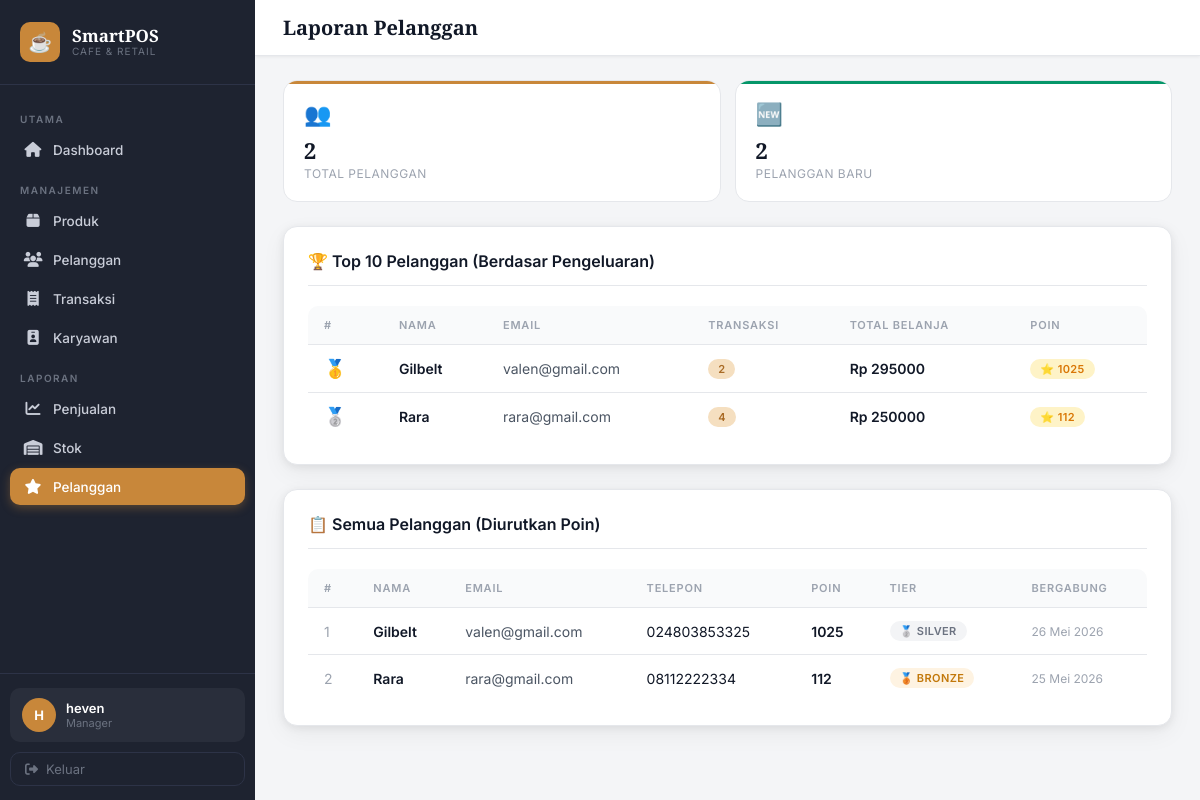
The app's page /reports/customers/ (signed in) with its own data.
### pos/models.py (models this page shows, shortened)
class BaseModel(models.Model):
    created_at = models.DateTimeField(auto_now_add=True)
    updated_at = models.DateTimeField(auto_now=True)
    class Meta:
        abstract = True  # tidak membuat tabel sendiri

class Customer(BaseModel):
    name           = models.CharField(max_length=100, verbose_name="Nama Pelanggan")
    email          = models.EmailField(unique=True, verbose_name="Email")
    phone          = models.CharField(max_length=15, verbose_name="No. Telepon")
    loyalty_points = models.IntegerField(default=0, validators=[MinValueValidator(0)], verbose_name="Poin Loyalitas")
    address        = models.TextField(blank=True, null=True, verbose_name="Alamat")
    class Meta:
        verbose_name        = "Pelanggan"
        verbose_name_plural = "Pelanggan"
        ordering            = ['name']
    def __init__(self, *args, **kwargs):
        super().__init__(*args, **kwargs)
        self.__poin_pending = 0  # ENCAPSULATION: poin belum dikonfirmasi, disembunyikan
    def get_tier(self):
        if self.loyalty_points >= 5000:
            return 'Gold'
        elif self.loyalty_points >= 1000:
            return 'Silver'
        return 'Bronze'

### pos/views.py (the view)
# urls.py: path('reports/customers/', views.CustomerReportView.as_view(), name='report_customers'),
class CustomerReportView(ReportView):
    def dispatch(self, request, *args, **kwargs):
        if request.user.is_authenticated and not request.user.is_superuser:
            if not RoleHelper.is_full_access(request.user):
                messages.error(request, 'Akses ditolak. Laporan hanya untuk Manager dan Supervisor.')
                return redirect('dashboard')
        return super().dispatch(request, *args, **kwargs)
    def get(self, request):
        start, end = self.get_date_range(request)
        generator = CustomerReportGenerator(start, end)
        report_data = generator.generate()
        return render(request, 'pos/reports/customers.html', {
            'report': report_data,
            'page_title': 'Laporan Pelanggan',
            'date_from': start or (timezone.now() - timedelta(days=30)).date(),
            'date_to': end or timezone.now().date(),
        })

### pos/context_processors.py (called while the page is built, shortened)
def user_role(request):
    if not request.user.is_authenticated:
        return {}
    if request.user.is_superuser:
        return {
            'user_position':         'manager',
            'user_position_display': 'Manager',
            'is_full_access':        True,
            'can_manage_products':   True,
            'can_manage_employees':  True,
            'can_view_transactions': True,
            'can_create_transaction':True,
            'can_view_customers':    True,
            'can_view_reports':      True,
            'can_view_stock_report': True,
        }

### pos/utils.py (called while the page is built)
    def get_start(self):
        return self.__start

    def get_end(self):
        return self.__end

    def get_periode(self):
        return f"{self.__start.strftime('%d/%m/%Y')} — {self.__end.strftime('%d/%m/%Y')}"

    def generate(self):
        from .models import Customer
        customers = Customer.objects.all()
        top = Customer.objects.annotate(
            transaction_count=Count('transactions'),
            total_spent=Sum('transactions__total_amount')
        ).filter(transactions__status='completed').order_by('-total_spent')[:10]
        return {
            'title': 'Laporan Pelanggan',
            'date_range': self.get_periode(),   # diwarisi dari ReportGenerator
            'total_customers': customers.count(),
            'new_customers': customers.filter(
                created_at__date__range=[self.get_start(), self.get_end()]
            ).count(),
            'top_customers': top,
            'customers': customers.order_by('-loyalty_points'),
        }

### pos/views.py (called while the page is built)
    def get_date_range(self, request):
        date_from = request.GET.get('date_from', '')
        date_to = request.GET.get('date_to', '')
        try:
            start = datetime.strptime(date_from, '%Y-%m-%d').date() if date_from else None
            end = datetime.strptime(date_to, '%Y-%m-%d').date() if date_to else None
        except ValueError:
            start = end = None
        return start, end

### templates/pos/reports/customers.html (shortened to what this page needs)
{% extends 'pos/base.html' %}
{% block page_title %}Laporan Pelanggan{% endblock %}
{% block content %}
<div class="report-summary" style="margin-bottom:24px;">
  <div class="stat-card coffee">
    <div class="stat-icon">👥</div>
    <div class="stat-value" style="font-size:22px;">{{ report.total_customers }}</div>
    <div class="stat-label">Total Pelanggan</div>
  </div>
  <div class="stat-card green">
    <div class="stat-icon">🆕</div>
    <div class="stat-value" style="font-size:22px;">{{ report.new_customers }}</div>
    <div class="stat-label">Pelanggan Baru</div>
  </div>
</div>
<div class="card" style="margin-bottom:24px;">
  <div class="card-header"><span class="card-title">🏆 Top 10 Pelanggan (Berdasar Pengeluaran)</span></div>
  <div class="table-wrapper">
    <table>
      <thead><tr><th>#</th><th>Nama</th><th>Email</th><th>Transaksi</th><th>Total Belanja</th><th>Poin</th></tr></thead>
      <tbody>
        {% for c in report.top_customers %}
        <tr>
          <td>
            {% if forloop.counter == 1 %}<span style="font-size:18px;">🥇</span>
            {% elif forloop.counter == 2 %}<span style="font-size:18px;">🥈</span>
            {% elif forloop.counter == 3 %}<span style="font-size:18px;">🥉</span>
            {% else %}<span style="color:var(--text-muted);">{{ forloop.counter }}</span>{% endif %}
          </td>
          <td style="font-weight:600;">{{ c.name }}</td>
          <td style="color:var(--text-secondary);">{{ c.email }}</td>
          <td><span class="badge badge-coffee">{{ c.transaction_count }}</span></td>
          <td style="color:var(--caramel);font-weight:600;">Rp {{ c.total_spent|floatformat:0 }}</td>
          <td><span class="badge badge-gold">⭐ {{ c.loyalty_points }}</span></td>
        </tr>
        {% empty %}
        <tr><td colspan="6" style="text-align:center;padding:30px;color:var(--text-muted);">Belum ada data transaksi pelanggan.</td></tr>
        {% endfor %}
      </tbody>
    </table>
  </div>
</div>
<div class="card">
  <div class="card-header"><span class="card-title">📋 Semua Pelanggan (Diurutkan Poin)</span></div>
  <div class="table-wrapper">
    <table>
      <thead><tr><th>#</th><th>Nama</th><th>Email</th><th>Telepon</th><th>Poin</th><th>Tier</th><th>Bergabung</th></tr></thead>
      <tbody>
        {% for c in report.customers %}
        <tr>
          <td style="color:var(--text-muted);">{{ forloop.counter }}</td>
          <td style="font-weight:600;">{{ c.name }}</td>
          <td style="color:var(--text-secondary);">{{ c.email }}</td>
          <td>{{ c.phone }}</td>
          <td style="color:var(--caramel);font-weight:600;">{{ c.loyalty_points }}</td>
          <td>
            {% with tier=c.get_tier %}
              {% if tier == 'Gold' %}<span class="badge badge-gold">⭐ Gold</span>
              {% elif tier == 'Silver' %}<span class="badge badge-silver">🥈 Silver</span>
              {% else %}<span class="badge badge-bronze">🥉 Bronze</span>{% endif %}
            {% endwith %}
          </td>
          <td style="color:var(--text-muted);font-size:12px;">{{ c.created_at|date:"d M Y" }}</td>
        </tr>
        {% endfor %}
      </tbody>
    </table>
  </div>
</div>
{% endblock %}

### templates/pos/base.html (shortened to what this page needs)
<!DOCTYPE html>
<html lang="id">
<head>
  {% load static %}
  <link rel="stylesheet" href="{% static 'css/style.css' %}">
  <link rel="stylesheet" href="https://cdnjs.cloudflare.com/ajax/libs/font-awesome/6.5.0/css/all.min.css">
</head>
<body>
<div class="app-wrapper">
  <aside class="sidebar">
    <div class="sidebar-brand">
      <div class="brand-icon">☕</div>
      <div>
        <div class="brand-name">SmartPOS</div>
        <div class="brand-sub">Cafe & Retail</div>
      </div>
    </div>
    <nav class="sidebar-nav">
      <div class="nav-section-label">Utama</div>
      <a href="{% url 'dashboard' %}" class="nav-item {% if request.resolver_match.url_name == 'dashboard' %}active{% endif %}">
        <span class="nav-icon"><i class="fas fa-house"></i></span> Dashboard
      </a>
      <div class="nav-section-label">Manajemen</div>
      <a href="{% url 'product_list' %}" class="nav-item {% if 'product' in request.resolver_match.url_name %}active{% endif %}">
        <span class="nav-icon"><i class="fas fa-box"></i></span> Produk
      </a>
      {% if can_view_customers %}
      <a href="{% url 'customer_list' %}" class="nav-item {% if 'customer' in request.resolver_match.url_name and request.resolver_match.url_name != 'report_customers' %}active{% endif %}">
        <span class="nav-icon"><i class="fas fa-users"></i></span> Pelanggan
      </a>
      {% endif %}
      {% if can_view_transactions %}
      <a href="{% url 'transaction_list' %}" class="nav-item {% if 'transaction' in request.resolver_match.url_name %}active{% endif %}">
        <span class="nav-icon"><i class="fas fa-receipt"></i></span> Transaksi
      </a>
      {% endif %}
      {% if can_manage_employees %}
      <a href="{% url 'employee_list' %}" class="nav-item {% if 'employee' in request.resolver_match.url_name %}active{% endif %}">
        <span class="nav-icon"><i class="fas fa-id-badge"></i></span> Karyawan
      </a>
      {% endif %}
      {% if is_full_access or can_view_stock_report %}
      <div class="nav-section-label">Laporan</div>
      {% if is_full_access %}
      <a href="{% url 'report_sales' %}" class="nav-item {% if request.resolver_match.url_name == 'report_sales' %}active{% endif %}">
        <span class="nav-icon"><i class="fas fa-chart-line"></i></span> Penjualan
      </a>
      {% endif %}
      {% if can_view_stock_report %}
      <a href="{% url 'report_stock' %}" class="nav-item {% if request.resolver_match.url_name == 'report_stock' %}active{% endif %}">
        <span class="nav-icon"><i class="fas fa-warehouse"></i></span> Stok
      </a>
      {% endif %}
      {% if is_full_access %}
      <a href="{% url 'report_customers' %}" class="nav-item {% if request.resolver_match.url_name == 'report_customers' %}active{% endif %}">
        <span class="nav-icon"><i class="fas fa-star"></i></span> Pelanggan
      </a>
      {% endif %}
      {% endif %}
    </nav>
    <div class="sidebar-footer">
      <div class="user-card">
        <div class="user-avatar">{{ request.user.username|slice:":1"|upper }}</div>
        <div>
          <div class="user-name">{{ request.user.get_full_name|default:request.user.username }}</div>
          <div class="user-role">{{ user_position_display|default:"Kasir" }}</div>
        </div>
      </div>
      <a href="{% url 'logout' %}" class="btn-logout">
        <i class="fas fa-sign-out-alt"></i> Keluar
      </a>
    </div>
  </aside>
  <main class="main-content">
    <div class="topbar">
      <h1 class="page-title">{% block page_title %}Dashboard{% endblock %}</h1>
    </div>
    <div class="page-body">
      {% block content %}{% endblock %}
    </div>
  </main>
</div>
{% load static %}
</body>
</html>

### records on screen
Customer: name "Gilbelt", email "valen@gmail.com", transaction_count "2", total_spent "295000", loyalty_points "1025", phone "024803853325", shows "🥈 SILVER", created_at "26 Mei 2026"
Customer: name "Rara", email "rara@gmail.com", transaction_count "4", total_spent "250000", loyalty_points "112", phone "08112222334", shows "🥉 BRONZE", created_at "25 Mei 2026"

### other values on screen
{{ request.user.username|slice:":1"|upper }} "H"
{{ request.user.get_full_name|default:request.user.username }} "heven"
{{ user_position_display|default:"Kasir" }} "Manager"
{{ report.total_customers }} "2"
{{ report.new_customers }} "2"
